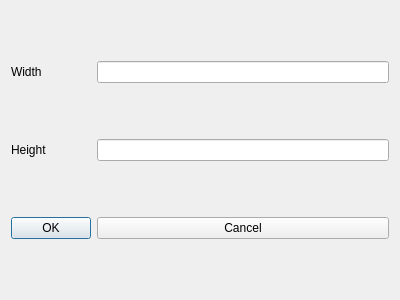
<?xml version="1.0" encoding="UTF-8"?>
<ui version="4.0">
 <class>DialogImageHD</class>
 <widget class="QDialog" name="DialogImageHD">
  <property name="geometry">
   <rect>
    <x>0</x>
    <y>0</y>
    <width>400</width>
    <height>300</height>
   </rect>
  </property>
  <property name="windowTitle">
   <string>Generate Image HD</string>
  </property>
  <layout class="QGridLayout" name="gridLayout">
   <item row="2" column="0">
    <widget class="QPushButton" name="okButton">
     <property name="text">
      <string>OK</string>
     </property>
    </widget>
   </item>
   <item row="2" column="1">
    <widget class="QPushButton" name="cancelButton">
     <property name="text">
      <string>Cancel</string>
     </property>
    </widget>
   </item>
   <item row="0" column="1">
    <widget class="QLineEdit" name="lineEdit_width"/>
   </item>
   <item row="1" column="1">
    <widget class="QLineEdit" name="lineEdit_height"/>
   </item>
   <item row="0" column="0">
    <widget class="QLabel" name="label_width">
     <property name="text">
      <string>Width</string>
     </property>
    </widget>
   </item>
   <item row="1" column="0">
    <widget class="QLabel" name="label_height">
     <property name="text">
      <string>Height</string>
     </property>
    </widget>
   </item>
  </layout>
 </widget>
 <tabstops>
  <tabstop>lineEdit_width</tabstop>
  <tabstop>lineEdit_height</tabstop>
  <tabstop>okButton</tabstop>
  <tabstop>cancelButton</tabstop>
 </tabstops>
 <resources/>
 <connections/>
</ui>
